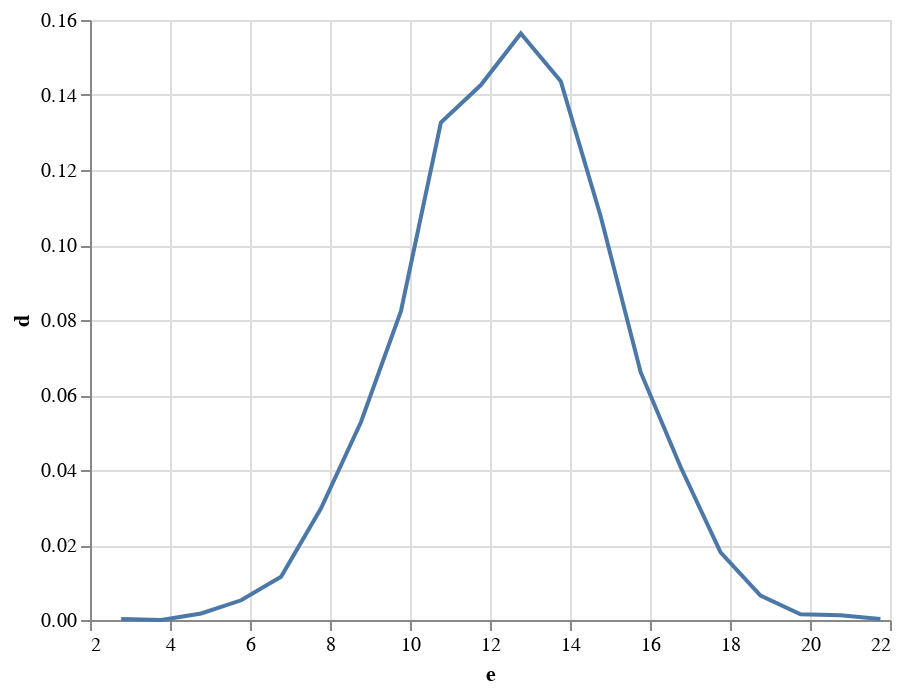

Notebook cell for this chart:
### Code cell
dens, edges = np.histogram(trace['posterior']['team_strenghts'].sel(teams='Žalgiris', seasons='303') - 
 trace['posterior']['team_strenghts'].sel(teams='7bet-Lietkabelis', seasons='303'), bins=20, density=True)

alt.Chart(pd.DataFrame({'d': dens, 'e': edges[:-1]})).mark_line().encode(
    x='e', y='d'
)

### Figure 1 — Vega-Lite specification as saved in the notebook (floating-point values rounded to 4 significant figures)
{"config": {"view": {"continuousWidth": 400, "continuousHeight": 300}}, "data": {"name": "data-1bba92d8f41f2e1cfb36441a99395e75"}, "mark": "line", "encoding": {"x": {"field": "e", "type": "quantitative"}, "y": {"field": "d", "type": "quantitative"}}, "$schema": "https://vega.github.io/schema/vega-lite/v4.17.0.json", "datasets": {"data-1bba92d8f41f2e1cfb36441a99395e75": [{"d": 0.0002503, "e": 2.781}, {"d": 0.0, "e": 3.78}, {"d": 0.001752, "e": 4.779}, {"d": 0.005256, "e": 5.778}, {"d": 0.01151, "e": 6.777}, {"d": 0.02978, "e": 7.776}, {"d": 0.05281, "e": 8.774}, {"d": 0.08234, "e": 9.773}, {"d": 0.1326, "e": 10.77}, {"d": 0.1427, "e": 11.77}, {"d": 0.1564, "e": 12.77}, {"d": 0.1437, "e": 13.77}, {"d": 0.1076, "e": 14.77}, {"d": 0.06607, "e": 15.77}, {"d": 0.04079, "e": 16.77}, {"d": 0.01802, "e": 17.76}, {"d": 0.006507, "e": 18.76}, {"d": 0.001502, "e": 19.76}, {"d": 0.001251, "e": 20.76}, {"d": 0.0002503, "e": 21.76}]}}
